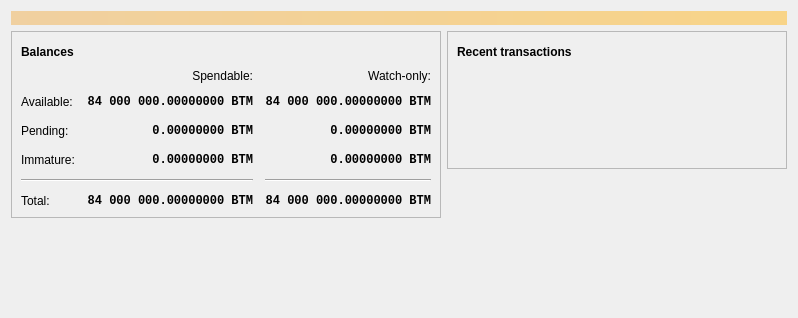
<?xml version="1.0" encoding="UTF-8"?>
<ui version="4.0">
 <class>OverviewPage</class>
 <widget class="QWidget" name="OverviewPage">
  <property name="geometry">
   <rect>
    <x>0</x>
    <y>0</y>
    <width>798</width>
    <height>318</height>
   </rect>
  </property>
  <property name="windowTitle">
   <string>Form</string>
  </property>
  <layout class="QVBoxLayout" name="topLayout">
   <item>
    <widget class="QLabel" name="labelAlerts">
     <property name="visible">
      <bool>false</bool>
     </property>
     <property name="styleSheet">
      <string notr="true">QLabel { background-color: qlineargradient(x1: 0, y1: 0, x2: 1, y2: 0, stop:0 #F0D0A0, stop:1 #F8D488); color:#000000; }</string>
     </property>
     <property name="wordWrap">
      <bool>true</bool>
     </property>
     <property name="margin">
      <number>3</number>
     </property>
     <property name="textInteractionFlags">
      <set>Qt::TextSelectableByMouse</set>
     </property>
    </widget>
   </item>
   <item>
    <layout class="QHBoxLayout" name="horizontalLayout" stretch="1,1">
     <item>
      <layout class="QVBoxLayout" name="verticalLayout_2">
       <item>
        <widget class="QFrame" name="frame">
         <property name="frameShape">
          <enum>QFrame::StyledPanel</enum>
         </property>
         <property name="frameShadow">
          <enum>QFrame::Raised</enum>
         </property>
         <layout class="QVBoxLayout" name="verticalLayout_4">
          <item>
           <layout class="QHBoxLayout" name="horizontalLayout_4">
            <item>
             <widget class="QLabel" name="label_5">
              <property name="font">
               <font>
                <weight>75</weight>
                <bold>true</bold>
               </font>
              </property>
              <property name="text">
               <string>Balances</string>
              </property>
             </widget>
            </item>
            <item>
             <widget class="QPushButton" name="labelWalletStatus">
              <property name="enabled">
               <bool>true</bool>
              </property>
              <property name="maximumSize">
               <size>
                <width>30</width>
                <height>16777215</height>
               </size>
              </property>
              <property name="toolTip">
               <string>The displayed information may be out of date. Your wallet automatically synchronizes with the Bitmonkey network after a connection is established, but this process has not completed yet.</string>
              </property>
              <property name="text">
               <string/>
              </property>
              <property name="icon">
               <iconset resource="../bitcoin.qrc">
                <normaloff>:/icons/warning</normaloff>
                <disabledoff>:/icons/warning</disabledoff>:/icons/warning</iconset>
              </property>
              <property name="iconSize">
               <size>
                <width>24</width>
                <height>24</height>
               </size>
              </property>
              <property name="flat">
               <bool>true</bool>
              </property>
             </widget>
            </item>
            <item>
             <spacer name="horizontalSpacer_3">
              <property name="orientation">
               <enum>Qt::Horizontal</enum>
              </property>
              <property name="sizeHint" stdset="0">
               <size>
                <width>40</width>
                <height>20</height>
               </size>
              </property>
             </spacer>
            </item>
           </layout>
          </item>
          <item>
           <layout class="QGridLayout" name="gridLayout">
            <property name="spacing">
             <number>12</number>
            </property>
            <item row="2" column="2">
             <widget class="QLabel" name="labelWatchPending">
              <property name="font">
               <font>
                <family>Monospace</family>
                <weight>75</weight>
                <bold>true</bold>
               </font>
              </property>
              <property name="cursor">
               <cursorShape>IBeamCursor</cursorShape>
              </property>
              <property name="toolTip">
               <string>Unconfirmed transactions to watch-only addresses</string>
              </property>
              <property name="text">
               <string notr="true">0.00000000 BTM</string>
              </property>
              <property name="alignment">
               <set>Qt::AlignRight|Qt::AlignTrailing|Qt::AlignVCenter</set>
              </property>
              <property name="textInteractionFlags">
               <set>Qt::LinksAccessibleByMouse|Qt::TextSelectableByKeyboard|Qt::TextSelectableByMouse</set>
              </property>
             </widget>
            </item>
            <item row="2" column="1">
             <widget class="QLabel" name="labelUnconfirmed">
              <property name="font">
               <font>
                <family>Monospace</family>
                <weight>75</weight>
                <bold>true</bold>
               </font>
              </property>
              <property name="cursor">
               <cursorShape>IBeamCursor</cursorShape>
              </property>
              <property name="toolTip">
               <string>Total of transactions that have yet to be confirmed, and do not yet count toward the spendable balance</string>
              </property>
              <property name="text">
               <string notr="true">0.00000000 BTM</string>
              </property>
              <property name="alignment">
               <set>Qt::AlignRight|Qt::AlignTrailing|Qt::AlignVCenter</set>
              </property>
              <property name="textInteractionFlags">
               <set>Qt::LinksAccessibleByMouse|Qt::TextSelectableByKeyboard|Qt::TextSelectableByMouse</set>
              </property>
             </widget>
            </item>
            <item row="3" column="2">
             <widget class="QLabel" name="labelWatchImmature">
              <property name="font">
               <font>
                <family>Monospace</family>
                <weight>75</weight>
                <bold>true</bold>
               </font>
              </property>
              <property name="cursor">
               <cursorShape>IBeamCursor</cursorShape>
              </property>
              <property name="toolTip">
               <string>Mined balance in watch-only addresses that has not yet matured</string>
              </property>
              <property name="text">
               <string notr="true">0.00000000 BTM</string>
              </property>
              <property name="alignment">
               <set>Qt::AlignRight|Qt::AlignTrailing|Qt::AlignVCenter</set>
              </property>
              <property name="textInteractionFlags">
               <set>Qt::LinksAccessibleByMouse|Qt::TextSelectableByKeyboard|Qt::TextSelectableByMouse</set>
              </property>
             </widget>
            </item>
            <item row="4" column="0" colspan="2">
             <widget class="Line" name="line">
              <property name="orientation">
               <enum>Qt::Horizontal</enum>
              </property>
             </widget>
            </item>
            <item row="4" column="2">
             <widget class="Line" name="lineWatchBalance">
              <property name="sizePolicy">
               <sizepolicy hsizetype="Preferred" vsizetype="Fixed">
                <horstretch>0</horstretch>
                <verstretch>0</verstretch>
               </sizepolicy>
              </property>
              <property name="minimumSize">
               <size>
                <width>140</width>
                <height>0</height>
               </size>
              </property>
              <property name="orientation">
               <enum>Qt::Horizontal</enum>
              </property>
             </widget>
            </item>
            <item row="5" column="0">
             <widget class="QLabel" name="labelTotalText">
              <property name="text">
               <string>Total:</string>
              </property>
             </widget>
            </item>
            <item row="3" column="1">
             <widget class="QLabel" name="labelImmature">
              <property name="font">
               <font>
                <family>Monospace</family>
                <weight>75</weight>
                <bold>true</bold>
               </font>
              </property>
              <property name="cursor">
               <cursorShape>IBeamCursor</cursorShape>
              </property>
              <property name="toolTip">
               <string>Mined balance that has not yet matured</string>
              </property>
              <property name="text">
               <string notr="true">0.00000000 BTM</string>
              </property>
              <property name="alignment">
               <set>Qt::AlignRight|Qt::AlignTrailing|Qt::AlignVCenter</set>
              </property>
              <property name="textInteractionFlags">
               <set>Qt::LinksAccessibleByMouse|Qt::TextSelectableByKeyboard|Qt::TextSelectableByMouse</set>
              </property>
             </widget>
            </item>
            <item row="2" column="3">
             <spacer name="horizontalSpacer_2">
              <property name="orientation">
               <enum>Qt::Horizontal</enum>
              </property>
              <property name="sizeHint" stdset="0">
               <size>
                <width>40</width>
                <height>20</height>
               </size>
              </property>
             </spacer>
            </item>
            <item row="3" column="0">
             <widget class="QLabel" name="labelImmatureText">
              <property name="text">
               <string>Immature:</string>
              </property>
             </widget>
            </item>
            <item row="5" column="1">
             <widget class="QLabel" name="labelTotal">
              <property name="font">
               <font>
                <family>Monospace</family>
                <weight>75</weight>
                <bold>true</bold>
               </font>
              </property>
              <property name="cursor">
               <cursorShape>IBeamCursor</cursorShape>
              </property>
              <property name="toolTip">
               <string>Your current total balance</string>
              </property>
              <property name="text">
               <string notr="true">84 000 000.00000000 BTM</string>
              </property>
              <property name="alignment">
               <set>Qt::AlignRight|Qt::AlignTrailing|Qt::AlignVCenter</set>
              </property>
              <property name="textInteractionFlags">
               <set>Qt::LinksAccessibleByMouse|Qt::TextSelectableByKeyboard|Qt::TextSelectableByMouse</set>
              </property>
             </widget>
            </item>
            <item row="5" column="2">
             <widget class="QLabel" name="labelWatchTotal">
              <property name="font">
               <font>
                <family>Monospace</family>
                <weight>75</weight>
                <bold>true</bold>
               </font>
              </property>
              <property name="cursor">
               <cursorShape>IBeamCursor</cursorShape>
              </property>
              <property name="toolTip">
               <string>Current total balance in watch-only addresses</string>
              </property>
              <property name="text">
               <string notr="true">84 000 000.00000000 BTM</string>
              </property>
              <property name="alignment">
               <set>Qt::AlignRight|Qt::AlignTrailing|Qt::AlignVCenter</set>
              </property>
              <property name="textInteractionFlags">
               <set>Qt::LinksAccessibleByMouse|Qt::TextSelectableByKeyboard|Qt::TextSelectableByMouse</set>
              </property>
             </widget>
            </item>
            <item row="0" column="2">
             <widget class="QLabel" name="labelWatchonly">
              <property name="text">
               <string>Watch-only:</string>
              </property>
              <property name="alignment">
               <set>Qt::AlignRight|Qt::AlignTrailing|Qt::AlignVCenter</set>
              </property>
             </widget>
            </item>
            <item row="1" column="0">
             <widget class="QLabel" name="labelBalanceText">
              <property name="text">
               <string>Available:</string>
              </property>
             </widget>
            </item>
            <item row="1" column="1">
             <widget class="QLabel" name="labelBalance">
              <property name="font">
               <font>
                <family>Monospace</family>
                <weight>75</weight>
                <bold>true</bold>
               </font>
              </property>
              <property name="cursor">
               <cursorShape>IBeamCursor</cursorShape>
              </property>
              <property name="toolTip">
               <string>Your current spendable balance</string>
              </property>
              <property name="text">
               <string notr="true">84 000 000.00000000 BTM</string>
              </property>
              <property name="alignment">
               <set>Qt::AlignRight|Qt::AlignTrailing|Qt::AlignVCenter</set>
              </property>
              <property name="textInteractionFlags">
               <set>Qt::LinksAccessibleByMouse|Qt::TextSelectableByKeyboard|Qt::TextSelectableByMouse</set>
              </property>
             </widget>
            </item>
            <item row="1" column="2">
             <widget class="QLabel" name="labelWatchAvailable">
              <property name="font">
               <font>
                <family>Monospace</family>
                <weight>75</weight>
                <bold>true</bold>
               </font>
              </property>
              <property name="cursor">
               <cursorShape>IBeamCursor</cursorShape>
              </property>
              <property name="toolTip">
               <string>Your current balance in watch-only addresses</string>
              </property>
              <property name="text">
               <string notr="true">84 000 000.00000000 BTM</string>
              </property>
              <property name="alignment">
               <set>Qt::AlignRight|Qt::AlignTrailing|Qt::AlignVCenter</set>
              </property>
              <property name="textInteractionFlags">
               <set>Qt::LinksAccessibleByMouse|Qt::TextSelectableByKeyboard|Qt::TextSelectableByMouse</set>
              </property>
             </widget>
            </item>
            <item row="2" column="0">
             <widget class="QLabel" name="labelPendingText">
              <property name="text">
               <string>Pending:</string>
              </property>
             </widget>
            </item>
            <item row="0" column="1">
             <widget class="QLabel" name="labelSpendable">
              <property name="text">
               <string>Spendable:</string>
              </property>
              <property name="alignment">
               <set>Qt::AlignRight|Qt::AlignTrailing|Qt::AlignVCenter</set>
              </property>
             </widget>
            </item>
           </layout>
          </item>
         </layout>
        </widget>
       </item>
       <item>
        <spacer name="verticalSpacer">
         <property name="orientation">
          <enum>Qt::Vertical</enum>
         </property>
         <property name="sizeHint" stdset="0">
          <size>
           <width>20</width>
           <height>40</height>
          </size>
         </property>
        </spacer>
       </item>
      </layout>
     </item>
     <item>
      <layout class="QVBoxLayout" name="verticalLayout_3">
       <item>
        <widget class="QFrame" name="frame_2">
         <property name="frameShape">
          <enum>QFrame::StyledPanel</enum>
         </property>
         <property name="frameShadow">
          <enum>QFrame::Raised</enum>
         </property>
         <layout class="QVBoxLayout" name="verticalLayout">
          <item>
           <layout class="QHBoxLayout" name="horizontalLayout_2">
            <item>
             <widget class="QLabel" name="label_4">
              <property name="font">
               <font>
                <weight>75</weight>
                <bold>true</bold>
               </font>
              </property>
              <property name="text">
               <string>Recent transactions</string>
              </property>
             </widget>
            </item>
            <item>
             <widget class="QPushButton" name="labelTransactionsStatus">
              <property name="enabled">
               <bool>true</bool>
              </property>
              <property name="maximumSize">
               <size>
                <width>30</width>
                <height>16777215</height>
               </size>
              </property>
              <property name="toolTip">
               <string>The displayed information may be out of date. Your wallet automatically synchronizes with the Bitmonkey network after a connection is established, but this process has not completed yet.</string>
              </property>
              <property name="text">
               <string/>
              </property>
              <property name="icon">
               <iconset resource="../bitcoin.qrc">
                <normaloff>:/icons/warning</normaloff>
                <disabledoff>:/icons/warning</disabledoff>:/icons/warning</iconset>
              </property>
              <property name="iconSize">
               <size>
                <width>24</width>
                <height>24</height>
               </size>
              </property>
              <property name="flat">
               <bool>true</bool>
              </property>
             </widget>
            </item>
            <item>
             <spacer name="horizontalSpacer">
              <property name="orientation">
               <enum>Qt::Horizontal</enum>
              </property>
              <property name="sizeHint" stdset="0">
               <size>
                <width>40</width>
                <height>20</height>
               </size>
              </property>
             </spacer>
            </item>
           </layout>
          </item>
          <item>
           <widget class="TransactionOverviewWidget" name="listTransactions">
            <property name="styleSheet">
             <string notr="true">QListView { background: transparent; }</string>
            </property>
            <property name="frameShape">
             <enum>QFrame::NoFrame</enum>
            </property>
            <property name="verticalScrollBarPolicy">
             <enum>Qt::ScrollBarAlwaysOff</enum>
            </property>
            <property name="horizontalScrollBarPolicy">
             <enum>Qt::ScrollBarAlwaysOff</enum>
            </property>
            <property name="sizeAdjustPolicy">
             <enum>QAbstractScrollArea::AdjustToContents</enum>
            </property>
            <property name="selectionMode">
             <enum>QAbstractItemView::NoSelection</enum>
            </property>
            <property name="uniformItemSizes">
             <bool>true</bool>
            </property>
           </widget>
          </item>
         </layout>
        </widget>
       </item>
       <item>
        <spacer name="verticalSpacer_2">
         <property name="orientation">
          <enum>Qt::Vertical</enum>
         </property>
         <property name="sizeHint" stdset="0">
          <size>
           <width>20</width>
           <height>40</height>
          </size>
         </property>
        </spacer>
       </item>
      </layout>
     </item>
    </layout>
   </item>
  </layout>
 </widget>
 <customwidgets>
  <customwidget>
   <class>TransactionOverviewWidget</class>
   <extends>QListView</extends>
   <header>qt/transactionoverviewwidget.h</header>
  </customwidget>
 </customwidgets>
 <resources/>
 <connections/>
</ui>
